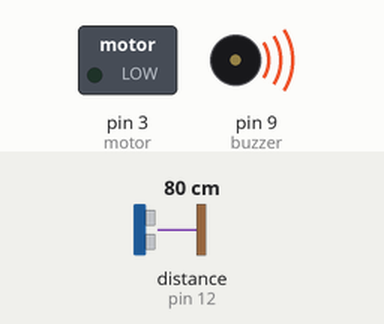
Bench run of a sketch on a simulated Arduino Uno, built with avr-gcc and run on an emulated ATmega328P. On the bench: switched loads named in the sketch (green lamp = pin HIGH), buzzer (waves = sounding). Wiring (inferred from the names in the program): ultrasonic range finder: trigger pin 13; echo pin 12. Dashed ring = blinking. The test bench sets the inputs (shaded band); at power-on: distance to the obstacle (sensor on pin 12) 80 cm. The echo pulse lasts 58.3 µs per cm; pins used as bus, display or sensor lines are not drawn.

Above: at 1.6 s.
1.7 s: distance to the obstacle (sensor on pin 12) set to 2 cm
3.2 s: distance to the obstacle (sensor on pin 12) set to 60 cm
At 3.4 s:
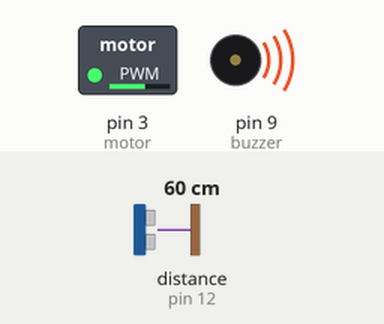
7.0 s: distance to the obstacle (sensor on pin 12) set to 4 cm
8.7 s: distance to the obstacle (sensor on pin 12) set to 120 cm
At 9.6 s:
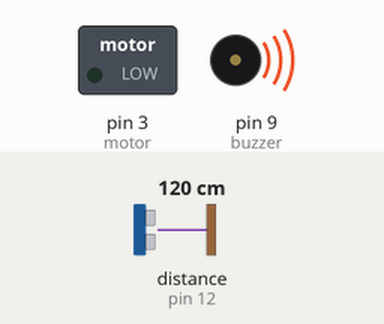
10.2 s: distance to the obstacle (sensor on pin 12) set to 97 cm
At 10.43 s:
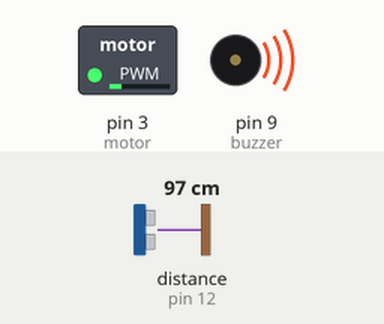
Timing chart, 0 to 15.0 s (numbered marks = the images above; inputs shaded):
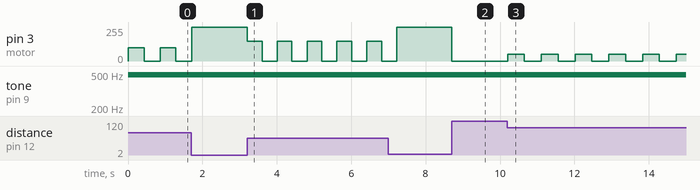

The sketch:

bat__code.ino
```cpp
#define trigPin 13
#define echoPin 12
#define motor 3
#define buzzer 9
void setup()
{
  pinMode(trigPin, OUTPUT);
  pinMode(echoPin, INPUT);
  pinMode(motor, OUTPUT);
  pinMode(buzzer,OUTPUT);
}
void loop()
{
  long duration, distance;
  digitalWrite(trigPin, LOW);
  delayMicroseconds(2);
  digitalWrite(trigPin, HIGH);
  delayMicroseconds(10);
   digitalWrite(trigPin, LOW);

duration = pulseIn(echoPin, HIGH);
distance = (duration/2) / 29.1;

 if (distance==150)
  {
    analogWrite(motor, 150);
     delay(100);
      analogWrite(motor, 0);
     delay(100);
     analogWrite(motor, 150);
     delay(100);
      analogWrite(motor, 0);
     delay(100);
  }
if (distance <=100 && distance >85)
  {
  analogWrite(buzzer, 50);
    analogWrite(motor, 50);

  delay(450);
  analogWrite(buzzer, 0);
    analogWrite(motor, 0);

  delay(450);
  }
else if (distance <=85 && distance >70)
  {
  analogWrite(buzzer, 100);
    analogWrite(motor, 100);

    delay(425);
 analogWrite(buzzer, 0);
    analogWrite(motor, 0);

    delay(425);
  }

  else if (distance <=70 && distance >55)
  {
      analogWrite(buzzer, 150);
    analogWrite(motor, 150);

    delay(400);
  analogWrite(buzzer, 0);
    analogWrite(motor, 0);

    delay(400);
  }

  else if (distance <=55 && distance >40)
  {
  analogWrite(buzzer, 200);
    analogWrite(motor, 200);

    delay(360);
  analogWrite(buzzer, 0);
    analogWrite(motor, 0);

    delay(360);
  }

  else if (distance <=40)
  {
  digitalWrite(buzzer, HIGH);
    digitalWrite(motor, HIGH);

  }
  else if (distance >100)
  {
      analogWrite(buzzer, 0);
    analogWrite(motor, 0);


  }
  else
  {
        analogWrite(buzzer, 0);
    analogWrite(motor, 0);
  }


}
```

Measured:
- after the input at 3.2 s, pin 3 (motor): alternates 150/255 for 0.40 s and 0/255 for 0.40 s, starting at once
- after the input at 8.7 s, pin 3 (motor): 255/255 → 0/255 at once
- after the input at 10.2 s, pin 3 (motor): alternates 50/255 for 0.45 s and 0/255 for 0.46 s, starting at once
- by itself, pin 3 (motor): alternates 100/255 for 0.43 s and 0/255 for 0.43 s
